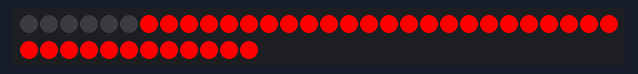
Bench run of a program on a simulated Arduino Uno, built with avr-gcc and run on an emulated ATmega328P. Parts: 42 RGB LEDs in strip order, left to right, continuing on the next row. Dim RGB values are drawn brighter than linear.

Above: at 0.1 s.
At 1.1 s:
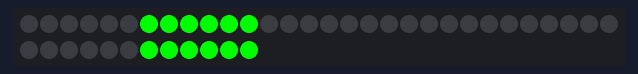
At 2.1 s:
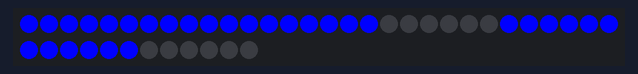
At 4.1 s:
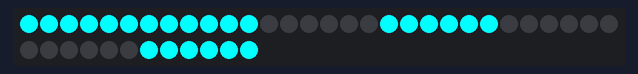
At 6.1 s:
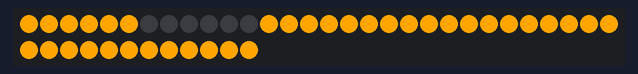
At 9.1 s:
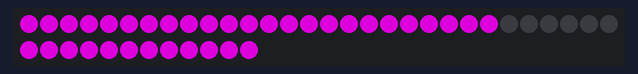

Measured:
- by itself, everything shown: repeats every 10.0 s, in 10 steps
- what the display in image 1 shows lasts 1.0 s, from 1.0 s to 2.0 s

The program:

main.cpp
```cpp
#include <Adafruit_NeoPixel.h>

const int LED_PER_STRIP = 42;  // número de LEDs
const int LED_PIN = 2;         // pino de sinal

Adafruit_NeoPixel pixels(LED_PER_STRIP, LED_PIN, NEO_GRB + NEO_KHZ800);
#define DELAYVAL 1000

const byte zero[] = {B000000, B111111, B111111, B111111, B111111, B111111, B111111};
const byte one[] = {B000000, B111111, B000000, B000000, B000000, B000000, B111111};
const byte two[] = {B111111, B111111, B111111, B000000, B111111, B111111, B000000};
const byte three[] = {B111111, B111111, B111111, B000000, B000000, B111111, B111111};
const byte four[] = {B111111, B111111, B000000, B111111, B000000, B000000, B111111};
const byte five[] = {B111111, B000000, B111111, B111111, B000000, B111111, B111111};
const byte six[] = {B111111, B000000, B111111, B111111, B1111111, B111111, B111111};
const byte seven[] = {B000000, B111111, B111111, B000000, B000000, B000000, B111111};
const byte eight[] = {B111111, B111111, B111111, B111111, B111111, B111111, B111111};
const byte nine[] = {B111111, B111111, B111111, B111111, B000000, B111111, B111111};

void setup() {
  #if defined(__AVR_ATtiny85__) && (F_CPU == 16000000)
    clock_prescale_set(clock_div_1);
  #endif

  pixels.begin();
}

void loop() {
  printNumber(zero, sizeof(zero) / sizeof(zero[0]), pixels.Color(255, 0, 0));
  printNumber(one, sizeof(one) / sizeof(one[0]), pixels.Color(0, 255, 0));
  printNumber(two, sizeof(two) / sizeof(two[0]), pixels.Color(0, 0, 255));
  printNumber(three, sizeof(three) / sizeof(three[0]), pixels.Color(255, 255, 0));
  printNumber(four, sizeof(four) / sizeof(four[0]), pixels.Color(0, 255, 255));
  printNumber(five, sizeof(five) / sizeof(five[0]), pixels.Color(255, 0, 255));
  printNumber(six, sizeof(six) / sizeof(six[0]), pixels.Color(255, 165, 0));
  printNumber(seven, sizeof(seven) / sizeof(seven[0]), pixels.Color(0, 128, 0));
  printNumber(eight, sizeof(eight) / sizeof(eight[0]), pixels.Color(128, 0, 128));
  printNumber(nine, sizeof(nine) / sizeof(nine[0]), pixels.Color(150, 0, 150));
}

void printNumber(const byte* number, int length, uint32_t color) {
  pixels.clear();

  for (int i = 0; i < length; i++) {
    for (int j = 0; j < 6; j++) {
      if (bitRead(number[i], j)) {
        pixels.setPixelColor(i * 6 + j, color);
      }
    }
  }

  pixels.show();
  delay(DELAYVAL);
}
```
